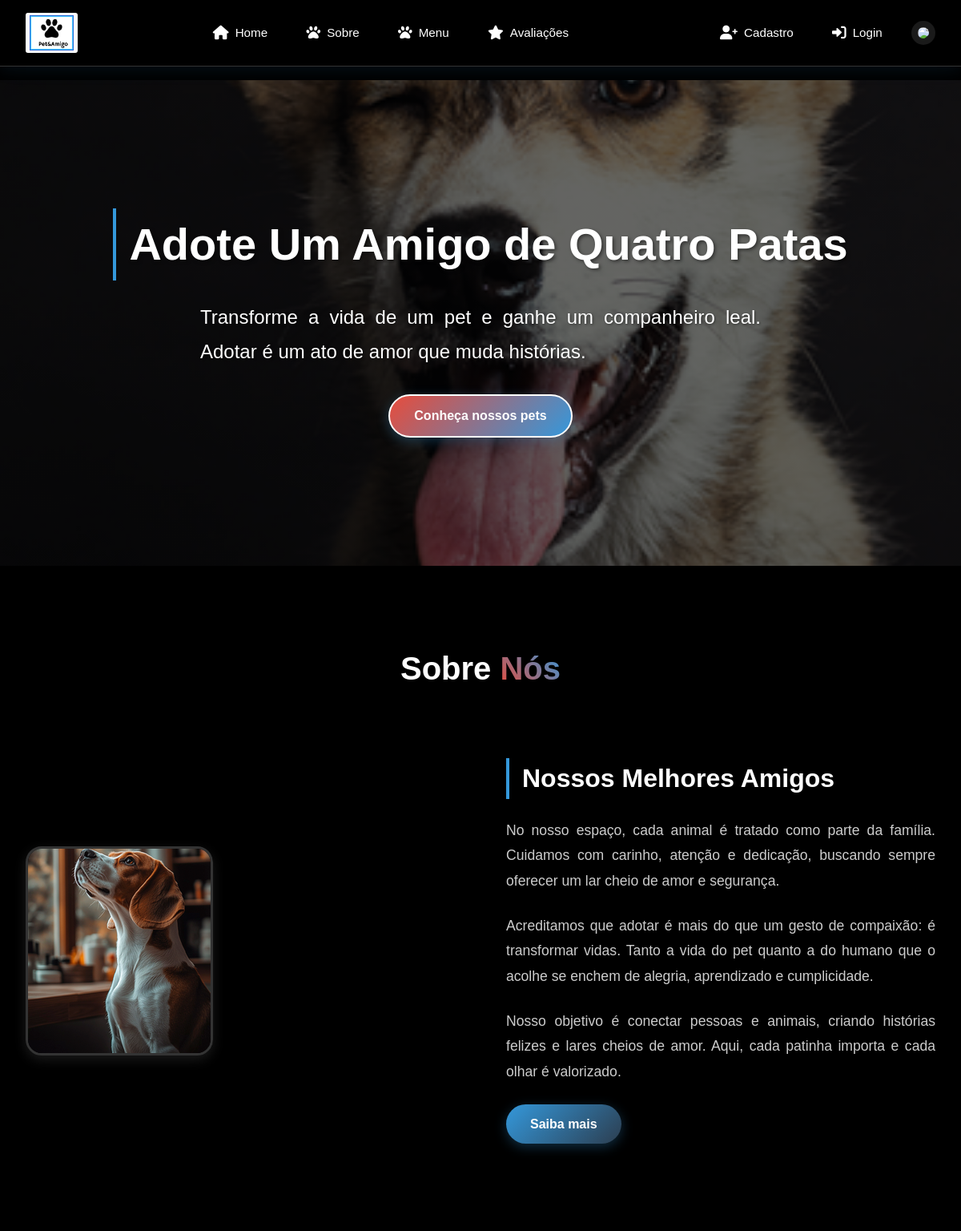
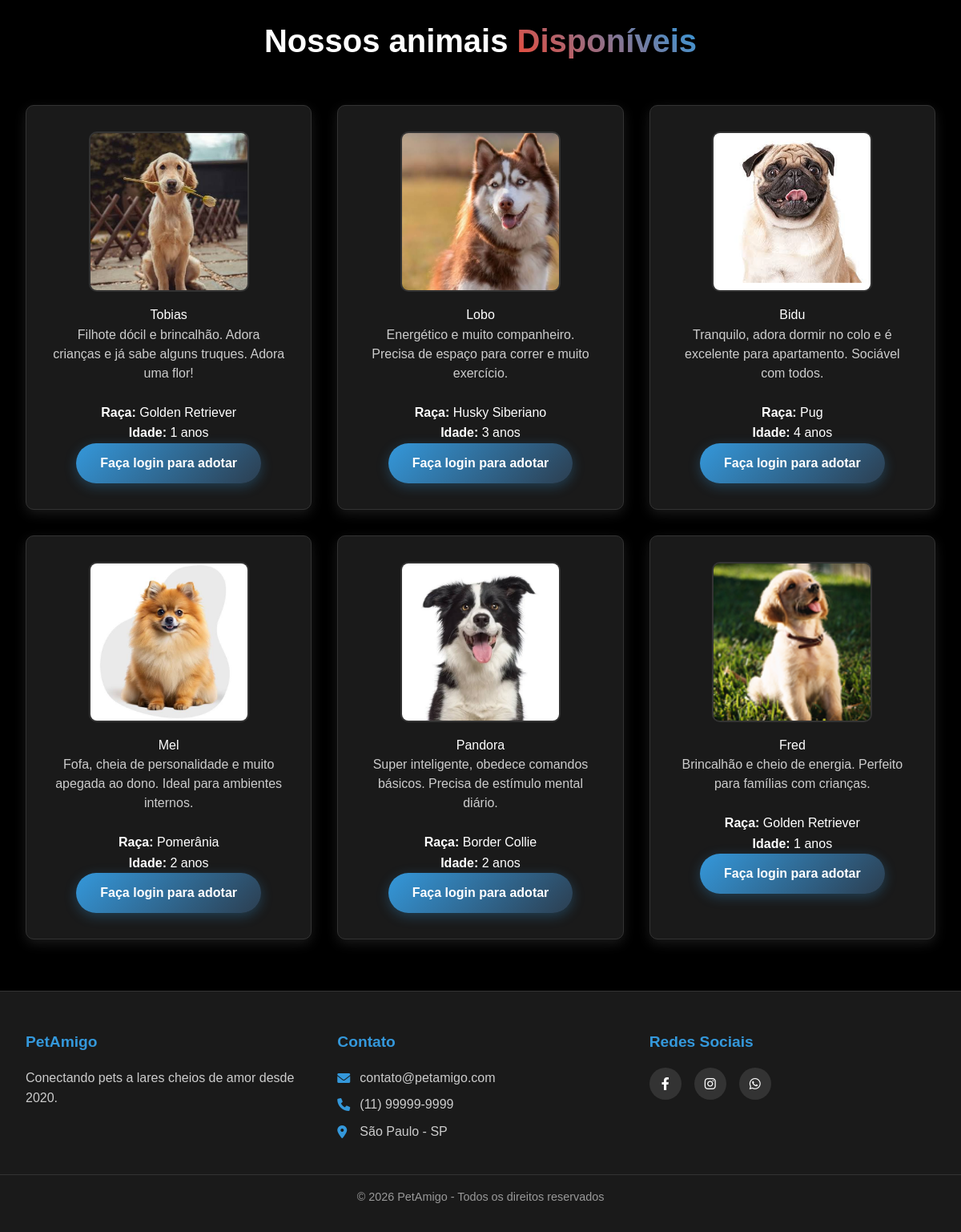
/src/Home/home.php, run on the app's committed database (2 pictures, top to bottom).
### tables this page shows
CREATE TABLE IF NOT EXISTS animais (
    id INT AUTO_INCREMENT PRIMARY KEY,
    nome VARCHAR(100) NOT NULL,
    especie VARCHAR(50) NOT NULL,
    raca VARCHAR(100),
    idade INT,
    porte VARCHAR(20),
    descricao TEXT,
    imagem VARCHAR(255),
    disponivel BOOLEAN DEFAULT TRUE,
    data_cadastro TIMESTAMP DEFAULT CURRENT_TIMESTAMP,
    doador_id INT,
    sexo ENUM('M', 'F'),
    vacinado BOOLEAN DEFAULT FALSE,
    castrado BOOLEAN DEFAULT FALSE,
    observacoes TEXT,
    FOREIGN KEY (doador_id) REFERENCES doadores(id) ON DELETE SET NULL
);

### src/Home/home.php (the view, shortened to what this page needs)
<?php
$base = '/pet-amigo-main';
$database = new Database();
$db = $database->getConnection();
$stmt = $db->prepare("SELECT * FROM animais WHERE disponivel = 1 ORDER BY data_cadastro DESC LIMIT 6");
$stmt->execute();
$animais = $stmt->fetchAll();
?>
<!DOCTYPE html>
<html lang="pt-br">
<head>
    <link rel="stylesheet" href="<?= $base ?>/assets/css/base.css">
    <link rel="stylesheet" href="<?= $base ?>/assets/css/components.css">
    <link rel="stylesheet" href="<?= $base ?>/assets/css/home.css">
    <link href="https://cdnjs.cloudflare.com/ajax/libs/font-awesome/6.0.0/css/all.min.css" rel="stylesheet">
</head>
<body>
    <?php include __DIR__ . '/../../includes/header.php'; ?>
    <div class="home-container">
        <section id="home">
            <div class="content">
                <h3>Adote Um Amigo de Quatro Patas</h3>
                <p>Transforme a vida de um pet e ganhe um companheiro leal.
                Adotar é um ato de amor que muda histórias.</p>
                <a href="../Menu/menu.php" class="btn">Conheça nossos pets</a>
            </div>
        </section>
    </div>
    <section class="about" id="about">
        <h2 class="title">Sobre <span>Nós</span></h2>
        <div class="row">
            <div class="container-image">
                <img src="<?= $base ?>/assets/img/cachorrobig.png" alt="sobre-nos">
            </div>
            <div class="content">
                <h3>Nossos Melhores Amigos</h3>
                <p>No nosso espaço, cada animal é tratado como parte da família. Cuidamos com carinho, atenção e dedicação, buscando sempre oferecer um lar cheio de amor e segurança.</p>
                <p>Acreditamos que adotar é mais do que um gesto de compaixão: é transformar vidas. Tanto a vida do pet quanto a do humano que o acolhe se enchem de alegria, aprendizado e cumplicidade.</p>
                <p>Nosso objetivo é conectar pessoas e animais, criando histórias felizes e lares cheios de amor. Aqui, cada patinha importa e cada olhar é valorizado.</p>
                <a href="../Sobre/sobre.php" class="btn">Saiba mais</a>
            </div>
        </div>
    </section>
    <section class="menu" id="menu">
        <h2 class="title">Nossos animais <span>Disponíveis</span></h2>
        <?php if (empty($animais)): ?>
            <div style="text-align:center;padding:3rem;color:#ccc;">
                <i class="fas fa-paw" style="font-size:3rem;margin-bottom:1rem;"></i>
                <h3>Nenhum animal disponível no momento</h3>
            </div>
        <?php else: ?>
            <div class="box-container">
                <?php foreach ($animais as $animal): ?>
                <div class="box">
                    <img src="<?= $base ?>/assets/img/<?= htmlspecialchars($animal['imagem']) ?>"
                         alt="<?= htmlspecialchars($animal['nome']) ?>"
                         onerror="this.src='<?= $base ?>/assets/img/animais/petPadrao.png'"
                    <h3><?= htmlspecialchars($animal['nome']) ?></h3>
                    <p class="description"><?= htmlspecialchars($animal['descricao']) ?></p>
                    <p><strong>Raça:</strong> <?= htmlspecialchars($animal['raca']) ?></p>
                    <p><strong>Idade:</strong> <?= htmlspecialchars($animal['idade']) ?> anos</p>
                    <?php if (isset($_SESSION['usuario'])): ?>
                        <a href="../Cadastro/pedido-adocao.php?animal_id=<?= $animal['id'] ?>" class="btn">Quero adotar</a>
                    <?php else: ?>
                        <a href="../Login/login.php" class="btn">Faça login para adotar</a>
                    <?php endif; ?>
                </div>
                <?php endforeach; ?>
            </div>
        <?php endif; ?>
    </section>
    <?php include __DIR__ . '/../../includes/footer.php'; ?>
</body>
</html>

### includes/header.php (shortened to what this page needs)
<?php
$base = $base ?? '';
?>
<header class="header">
    <section>
        <a href="<?= $base ?>/index.php" class="logo">
            <img src="<?= $base ?>/assets/img/petlogo.png" alt="logo PetAmigo">
        </a>
        <nav class="navbar main-menu">
            <a href="<?= $base ?>/src/Home/home.php"><i class="fas fa-home"></i> Home</a>
            <a href="<?= $base ?>/src/Sobre/sobre.php"><i class="fas fa-paw"></i> Sobre</a>
            <a href="<?= $base ?>/src/Menu/menu.php"><i class="fas fa-paw"></i> Menu</a>
            <a href="<?= $base ?>/src/Avaliacoes/avaliacoes.php"><i class="fas fa-star"></i> Avaliações</a>
        </nav>
        <nav class="navbar right-menu">
            <?php if (isset($_SESSION['usuario'])): ?>
                <a href="<?= $base ?>/src/Cadastro/meus-animais.php">
                    <i class="fas fa-paw"></i> Meus Animais
                </a>
                <a href="<?= $base ?>/src/Cadastro/minha-conta.php">
                    <i class="fas fa-user"></i> Minha Conta
                </a>
                <a href="<?= $base ?>/src/Login/logout.php">
                    <i class="fas fa-sign-out-alt"></i> Sair (<?= htmlspecialchars(explode(' ', $_SESSION['usuario']['nome'])[0]) ?>)
                </a>
            <?php else: ?>
                <a href="<?= $base ?>/src/Cadastro/cadastrogeral.php">
                    <i class="fas fa-user-plus"></i> Cadastro
                </a>
                <a href="<?= $base ?>/src/Login/login.php">
                    <i class="fas fa-sign-in-alt"></i> Login
                </a>
            <?php endif; ?>
        </nav>
        <div class="icon">
            <img width="30" height="30"
                 src="https://img.icons8.com/ios-glyphs/30/ffffff/search--v1.png"
                 alt="buscar">
        </div>
    </section>
</header>

### includes/footer.php
<footer class="footer">
    <div class="footer-content">
        <div class="footer-section">
            <h3>PetAmigo</h3>
            <p>Conectando pets a lares cheios de amor desde 2020.</p>
        </div>
        <div class="footer-section">
            <h3>Contato</h3>
            <p><i class="fas fa-envelope"></i> contato@petamigo.com</p>
            <p><i class="fas fa-phone"></i> (11) 99999-9999</p>
            <p><i class="fas fa-map-marker-alt"></i> São Paulo - SP</p>
        </div>
        <div class="footer-section">
            <h3>Redes Sociais</h3>
            <div class="social-links">
                <a href="#"><i class="fab fa-facebook-f"></i></a>
                <a href="#"><i class="fab fa-instagram"></i></a>
                <a href="#"><i class="fab fa-whatsapp"></i></a>
            </div>
        </div>
    </div>
    <div class="footer-bottom">
        <p>&copy; <?= date('Y') ?> PetAmigo - Todos os direitos reservados</p>
    </div>
</footer>

### assets/css/base.css (style rules this page uses)
:root { --color-primary: #3498db; --color-primary-dark: #2980b9; --color-danger: #e74c3c; --color-danger-dark: #c0392b; --color-success: #2ecc71; --color-success-dark: #27ae60; --color-warning: #f39c12; --bg-black: #000000; --bg-dark: #1a1a1a; --bg-dark-2: #2a2a2a; --bg-dark-3: #3a3a3a; --border-color: #333333; --text-primary: #ffffff; --text-secondary:#cccccc; --text-muted: #999999; --gradient-brand: linear-gradient(135deg, var(--color-primary), var(--color-danger)); --gradient-btn: linear-gradient(135deg, var(--color-primary), #2c3e50); --header-height: 90px; --radius-sm: 5px; --radius-md: 10px; --radius-lg: 20px; --radius-pill: 30px; --shadow-sm: 0 2px 10px rgba(0,0,0,0.1); --shadow-md: 0 5px 15px rgba(255,255,255,0.1); --shadow-lg: 0 15px 30px rgba(255,255,255,0.2); --shadow-primary: 0 4px 15px rgba(52,152,219,0.3); }
* { margin: 0; padding: 0; box-sizing: border-box; font-family: 'Arial', sans-serif; }
body { background-color: var(--bg-black); color: var(--text-primary); line-height: 1.6; opacity: 0; animation: fadeIn 0.8s ease-in-out forwards; }
a { text-decoration: none; color: inherit; }
img { max-width: 100%; display: block; }
.home-container { margin-top: 120px; }

### assets/css/home.css (style rules this page uses)
.home-container { margin-top: 100px; padding: 8rem 0; background: linear-gradient(rgba(0,0,0,0.6), rgba(0,0,0,0.6)), url('../img/principal.png') center/cover no-repeat; position: relative; animation: slideInFromTop 1s ease-out; }
#home { max-width: 1200px; margin: 0 auto; padding: 0 2rem; text-align: center; position: relative; z-index: 2; }
#home .content h3 { font-size: 3.5rem; color: #fff; margin-bottom: 1.5rem; text-shadow: 2px 2px 4px rgba(0,0,0,0.5); animation: fadeInUp 0.8s ease-out 0.3s both; }
#home .content p { font-size: 1.5rem; color: #fff; margin-bottom: 2rem; max-width: 700px; margin-left: auto; margin-right: auto; text-shadow: 1px 1px 3px rgba(0,0,0,0.5); animation: fadeInUp 0.8s ease-out 0.5s both; }
#home .btn { animation: fadeInUp 0.8s ease-out 0.7s both; background: linear-gradient(135deg, var(--color-danger), var(--color-primary)); border: 2px solid #fff; }
.about { max-width: 1200px; margin: 6rem auto; padding: 0 2rem; animation: fadeInUp 1s ease-out; }
.row { display: grid; grid-template-columns: 1fr 1fr; gap: 4rem; align-items: center; animation: fadeInUp 1s ease-out 0.3s both; }
.container-image { text-align: center; }
.container-image img { max-width: 100%; height: auto; border-radius: var(--radius-lg); box-shadow: var(--shadow-md); transition: transform 0.3s ease; border: 3px solid var(--border-color); }
.content { padding: 2rem 0; }
.content h3 { font-size: 2rem; color: #fff; margin-bottom: 1.5rem; border-left: 4px solid var(--color-primary); padding-left: 1rem; animation: fadeInLeft 0.8s ease-out 0.5s both; }
.content p { margin-bottom: 1.5rem; font-size: 1.1rem; color: var(--text-secondary); text-align: justify; line-height: 1.8; animation: fadeInLeft 0.8s ease-out 0.7s both; }
.menu { max-width: 1200px; margin: 4rem auto; padding: 0 2rem; animation: fadeInUp 1.2s ease-out; }
.box-container { display: grid; grid-template-columns: repeat(auto-fit, minmax(300px, 1fr)); gap: 2rem; animation: fadeInUp 1s ease-out 0.3s both; }
.box { background: var(--bg-dark); padding: 2rem; border-radius: var(--radius-md); box-shadow: var(--shadow-md); text-align: center; transition: all 0.3s ease; border: 1px solid var(--border-color); }
.box img { width: 100%; max-width: 200px; height: 200px; object-fit: cover; border-radius: var(--radius-md); margin: 0 auto 1rem; border: 2px solid var(--border-color); }
.box .description { font-size: 1rem; color: var(--text-secondary); margin-bottom: 1.5rem; line-height: 1.5; }

### data on the page
animais: imagem (picture), nome "Tobias", descricao "Filhote dócil e brincalhão. Adora crianças e já sabe alguns truques. Adora uma flor!", raca "Golden Retriever", idade "1"
animais: imagem (picture), nome "Lobo", descricao "Energético e muito companheiro. Precisa de espaço para correr e muito exercício.", raca "Husky Siberiano", idade "3"
animais: imagem (picture), nome "Bidu", descricao "Tranquilo, adora dormir no colo e é excelente para apartamento. Sociável com todos.", raca "Pug", idade "4"
animais: imagem (picture), nome "Mel", descricao "Fofa, cheia de personalidade e muito apegada ao dono. Ideal para ambientes internos.", raca "Pomerânia", idade "2"
animais: imagem (picture), nome "Pandora", descricao "Super inteligente, obedece comandos básicos. Precisa de estímulo mental diário.", raca "Border Collie", idade "2"
animais: imagem (picture), nome "Fred", descricao "Brincalhão e cheio de energia. Perfeito para famílias com crianças.", raca "Golden Retriever", idade "1"
